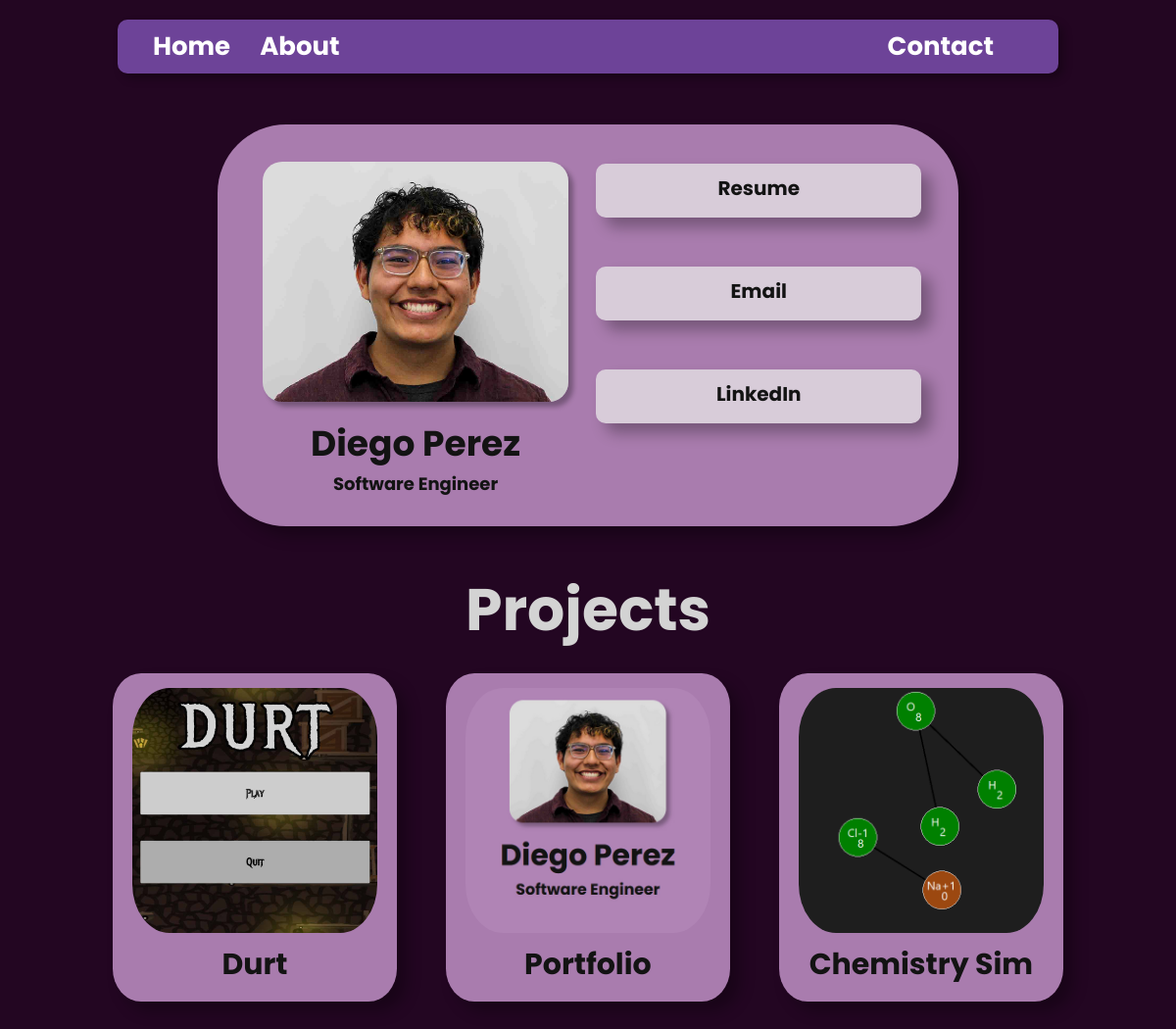
The app's page /, older data.
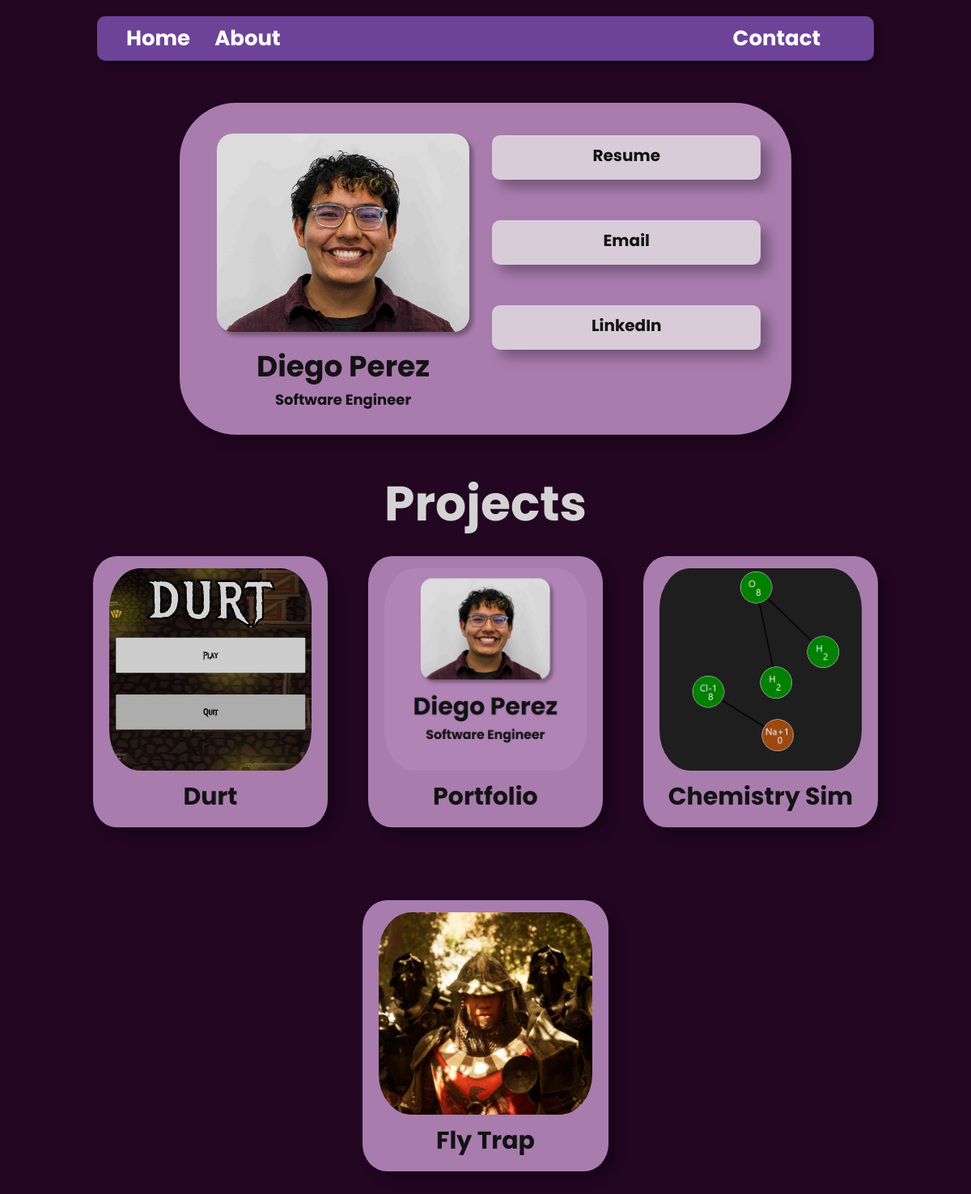
The same page, newer data.
### DiegoPerezPortfolio/models.py (models this page shows, shortened)
class Project(models.Model):
    title = models.CharField(max_length=100)
    description = models.TextField()
    thumbnail = models.ImageField(blank=True, null=True)

### DiegoPerezPortfolio/views.py (the view)
# urls.py: path('', views.index),
def index(request):
    projects = Project.objects.all()
    return render(request, 'index.html', {'projects': projects})

### templates/index.html
<!DOCTYPE html>
<html lang="en">
{% include "header.html" %}
<body>
    <main>
        <div class = "card-holder">
            <div class="card">
                <div class="me">
                    <img src="/static/Headshot.jpg" alt="Diego's Headshot">
                    <h1>Diego Perez</h1>
                    <h2>Software Engineer</h2>
                </div>
                <div class = "links">
                    <a href="https://drive.google.com/file/d/1ih5eqKvnmu2JFIs6GeXLbAP-8bxtwbL3/view?usp=drive_link" target="_blank" rel="noopener noreferrer">Resume</a>
                    <a href="mailto:perez.diego@utah.edu">Email</a>
                    <a href="https://www.linkedin.com/in/diego-perez-uu" target="_blank" rel="noopener noreferrer">LinkedIn</a>
                </div>
            </div>
        </div>
        <h1 class="section-title"> Projects </h1>
        <div class="project-holder">
            <div class = "projects">
                {% for project in projects %}
                    <a class = "project" href="/{{ project.title }}">
                        <img src = "{{ project.thumbnail.url }}" alt = "thumbnail for {{ project.title }}">
                        <h2> {{ project.title }}</h2>
                    </a>
                {% endfor %}
            </div>
        </div>
    </main>
</body>
</html>

Row changes from the older to the newer data that the page shows:
added Project: thumbnail (picture), title "Fly Trap"
